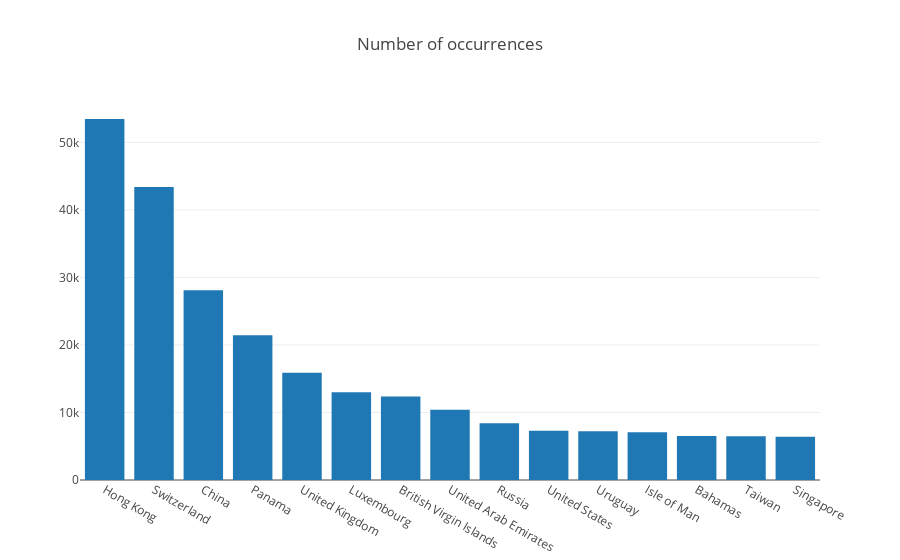

Notebook code for this chart:
### Code cell
sorted_data = pp_total_country[['countries','total']].sort_values('total', ascending=False).head(15)

data = [go.Bar(
            x=sorted_data['countries'],
            y=sorted_data['total'],
    )]


layout = go.Layout(
    title='Number of occurrences',
)

fig = go.Figure(data=data, layout=layout)
plot(fig, filename='../TrovatelliT.github.io/ressources/bar_occurrences', auto_open=False)
iplot(fig, filename='bar_occurences')

### Figure 1 — Plotly figure (JSON) as saved in the notebook; plotly's stock layout.template omitted (floating-point values rounded to 4 significant figures)
{"data": [{"type": "bar", "uid": "6aedde79-9a12-4393-9d20-115d8058b125", "x": ["Hong Kong", "Switzerland", "China", "Panama", "United Kingdom", "Luxembourg", "British Virgin Islands", "United Arab Emirates", "Russia", "United States", "Uruguay", "Isle of Man", "Bahamas", "Taiwan", "Singapore"], "y": [53475, 43397, 28101, 21432, 15900, 12983, 12368, 10392, 8389, 7281, 7205, 7087, 6532, 6466, 6411]}], "layout": {"title": "Number of occurrences"}}
